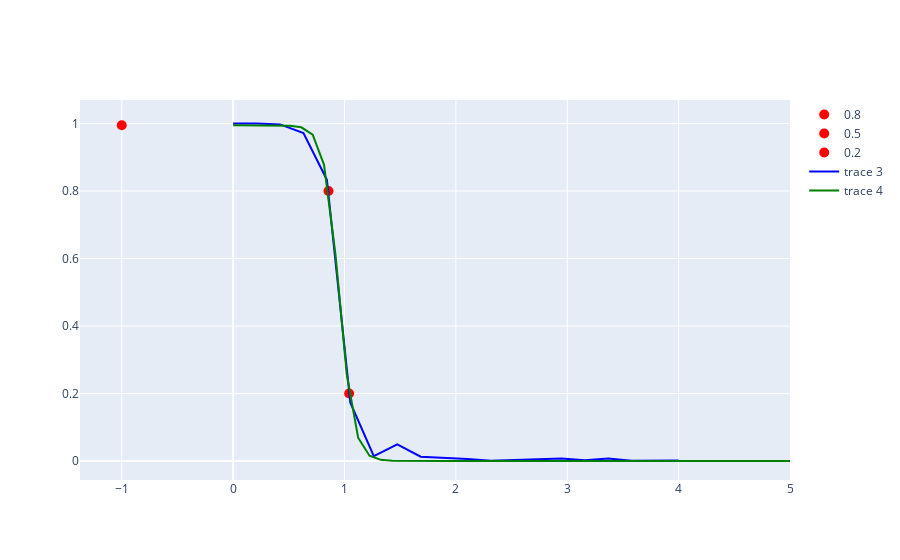

The code cell stored with this chart in its notebook:
### Code cell
import sys; sys.path.insert(0, '../')
from plexsim.models import *
from plotly import graph_objects as go
import networkx as nx, numpy as np
n = 10
g = nx.grid_graph([n, n], periodic = True)
# g = nx.star_graph(10)
# g = nx.barabasi_albert_graph(n, 3)
# g = nx.complete_graph(3)
m = Potts(graph = g, t = 1.5,\
          updateType = 'async',\
#           sampleSize = 1,\
          p_recomb = .2,\
          agentStates = np.arange(5)
         )
temps = np.linspace(0, 4, 20)
# print(m.mcmc.rand())
# print(m.siteEnergy(m.states))
m.states = 1
out   = m.magnetize(temps)

# sim = m.simulate(int(1e4))

# fig = go.Figure(data = go.Scatter( y = sim.mean(1)))
# fig.show()
# assert 0 

from scipy import optimize
def sig(x, a, b, c):
    return a / (1 + b * np.exp(c * x))

opts, cov = optimize.curve_fit(sig, xdata = temps, ydata = out[0])

thetas = [.8, .5, .2]
ts     = []
data = []

simTemps = []
for theta in thetas:
    res = optimize.minimize(lambda x, c, theta: abs(sig(x, *c) - theta), x0 = 1.5, \
                        args = (opts, theta), method = 'TNC')
    simTemps.append(res.x) 
    line = go.Scatter(x = res.x, y = sig(res.x, *opts), \
                      mode = 'markers',\
                     marker = dict(color = 'red', size = 10),\
                     name = f'{theta}')
    data.append(line) 
    ts.append(res.x)
    
xr = np.linspace(0, 5)
data.append(go.Scatter(x = temps, y = out[0], line = dict(color = 'blue')))
data.append(go.Scatter(x = xr, y = sig(xr, *opts), line = dict(color = 'green')))
fig = go.Figure(data = data)


fig.show()

### Figure 1 — Plotly figure (JSON) as saved in the notebook; plotly's stock layout.template omitted (floating-point values rounded to 4 significant figures)
{"data": [{"marker": {"color": "red", "size": 10}, "mode": "markers", "name": "0.8", "type": "scatter", "x": [0.8562], "y": [0.8]}, {"marker": {"color": "red", "size": 10}, "mode": "markers", "name": "0.5", "type": "scatter", "x": [-1], "y": [0.995]}, {"marker": {"color": "red", "size": 10}, "mode": "markers", "name": "0.2", "type": "scatter", "x": [1.042], "y": [0.2]}, {"line": {"color": "blue"}, "type": "scatter", "x": [0, 0.2105, 0.4211, 0.6316, 0.8421, 1.053, 1.263, 1.474, 1.684, 1.895, 2.105, 2.316, 2.526, 2.737, 2.947, 3.158, 3.368, 3.579, 3.789, 4], "y": [1, 1, 0.9975, 0.972, 0.8334, 0.173, 0.01417, 0.0496, 0.01261, 0.009967, 0.006087, 0.0007055, 0.002702, 0.004397, 0.007142, 0.002566, 0.007582, 0.0008653, 0.002203, 0.001654]}, {"line": {"color": "green"}, "type": "scatter", "x": [0, 0.102, 0.2041, 0.3061, 0.4082, 0.5102, 0.6122, 0.7143, 0.8163, 0.9184, 1.02, 1.122, 1.224, 1.327, 1.429, 1.531, 1.633, 1.735, 1.837, 1.939, 2.041, 2.143, 2.245, 2.347, 2.449, 2.551, 2.653, 2.755, 2.857, 2.959, 3.061, 3.163, 3.265, 3.367, 3.469, 3.571, 3.673, 3.776, 3.878, 3.98, 4.082, 4.184, 4.286, 4.388, 4.49, 4.592, 4.694, 4.796, 4.898, 5], "y": [0.995, 0.995, 0.9949, 0.9949, 0.9947, 0.9936, 0.9888, 0.9671, 0.8776, 0.6136, 0.2559, 0.06899, 0.0157, 0.003421, 0.0007383, 0.000159, 3.422e-05, 7.363e-06, 1.585e-06, 3.41e-07, 7.338e-08, 1.579e-08, 3.398e-09, 7.314e-10, 1.574e-10, 3.387e-11, 7.289e-12, 1.569e-12, 3.375e-13, 7.264e-14, 1.563e-14, 3.364e-15, 7.239e-16, 1.558e-16, 3.353e-17, 7.215e-18, 1.553e-18, 3.341e-19, 7.19e-20, 1.547e-20, 3.33e-21, 7.166e-22, 1.542e-22, 3.319e-23, 7.142e-24, 1.537e-24, 3.307e-25, 7.118e-26, 1.532e-26, 3.296e-27]}], "layout": {"autosize": true, "xaxis": {"autorange": true, "range": [-1.353, 5], "type": "linear"}, "yaxis": {"autorange": true, "range": [-0.05673, 1.078], "type": "linear"}}}
